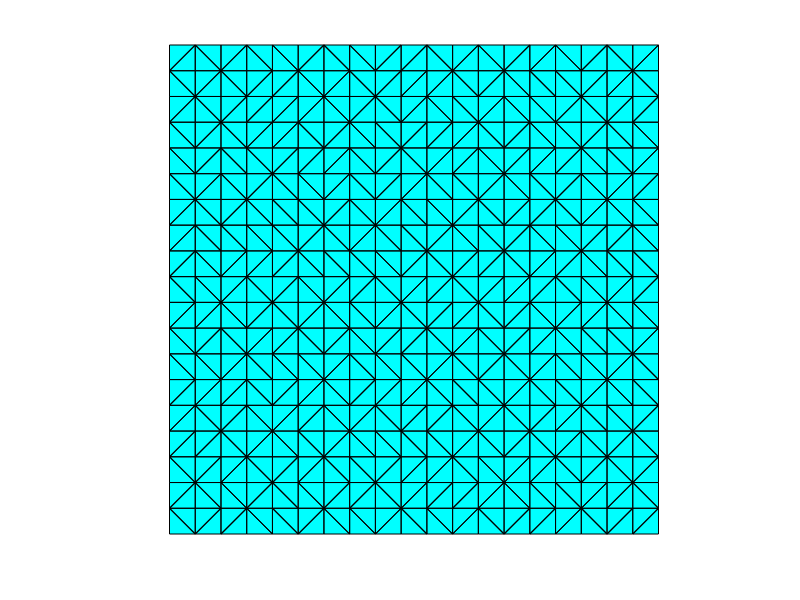
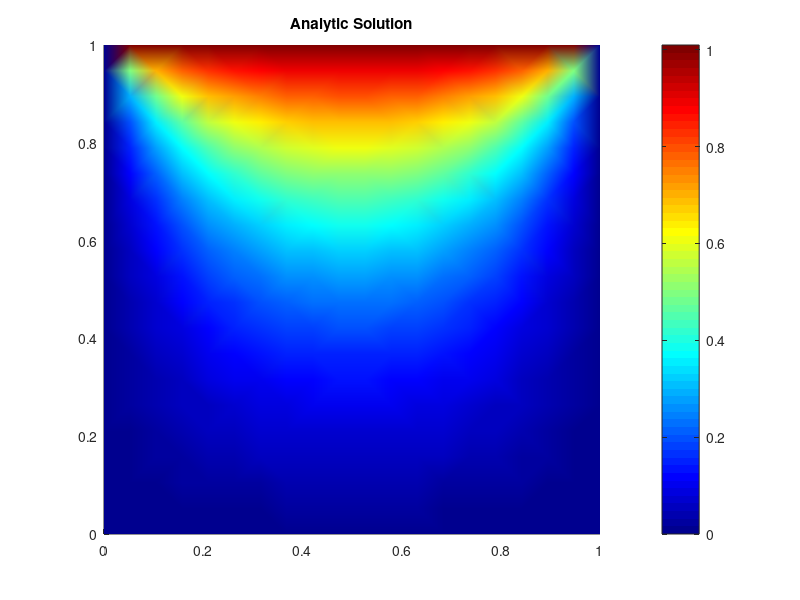
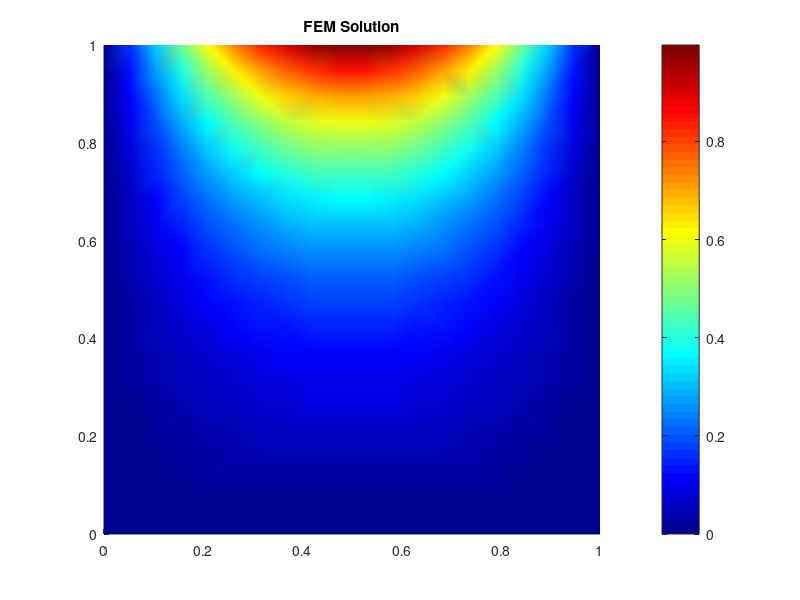

Write MATLAB code to recreate these figures, in order. (Note: this script raises an error after producing the figures.)
clc;
clear;
close all;

V0 = 1;
W = 1;
H = 1;

Nx = 20;
Ny = 20;

dx = W/(Nx-1);
dy = H/(Ny-1);

% allocate memory for mesh nodes & connectivity list
p = zeros(2,Nx*Ny);
cl = zeros(3,2*(Nx-1)*(Ny-1));

index = 0;
for i = 1:Ny
    y = ((i-1)*H)/(Ny-1);
    for j = 1:Nx
        x = ((j-1)*W)/(Nx-1);
        index = index + 1;
        p([1,2],index) = [x,y];
    end
end

% triangulation
cl = delaunay(p')'; 

figure(1)
patch('faces',cl','vertices',p','facecolor','c','edgecolor','k')
axis off equal

% Analytic solution
Vex = zeros(Nx*Ny,1);

for k = 1:100
    Vex = Vex + (sin((2*k-1)*pi*p(1,:)'/W).*sinh((2*k-1)*pi*p(2,:)'/W))...
        ./((2*k-1)*sinh((2*k-1)*pi*H/W));
    % sinh -> inf as k -> 110, stopped infinite summation at k = 100
end
Vex = Vex*4*V0/pi;

figure;
patch('faces',cl','vertices',p','edgecolor','none','facecolor','interp','facevertexcdata',Vex)
colorbar
colormap('jet')
title("Analytic Solution")


% allocate memory for stiffness matrix and load vector
% using sparse matrix
Ne = size(cl,2);
Nn = Nx*Ny;
IndexI = zeros(9,Ne);
IndexJ = zeros(9,Ne);
valK = zeros(9,Ne);
f = zeros(Nn,1);
Ae = dx*dy/2; % area of every element is the same

x13 = p(1,cl(1,:)) - p(1,cl(3,:));
x31 = -x13;
x23 = p(1,cl(2,:)) - p(1,cl(3,:));
x32 = -x23;
x12 = p(1,cl(1,:)) - p(1,cl(2,:));
x21 = -x12;
y12 = p(2,cl(1,:)) - p(2,cl(2,:));
y21 = -y12;
y23 = p(2,cl(2,:)) - p(2,cl(3,:));
y32 = -y23;
y31 = p(2,cl(3,:)) - p(2,cl(1,:));
y13 = -y31;

% M11
IndexI(1,:) = cl(1,:);
IndexJ(1,:) = cl(1,:);
valK(1,:) = (-1./(4*Ae)).*(y23.^2 + x32.^2);

% M21
IndexI(2,:) = cl(2,:);
IndexJ(2,:) = cl(1,:);
valK(2,:) = (-1./(4*Ae)).*(y23.*y31 + x32.*x13);

% M12
IndexI(4,:) = cl(1,:);
IndexJ(4,:) = cl(2,:);
valK(4,:) = valK(2,:);

% M31
IndexI(3,:) = cl(3,:);
IndexJ(3,:) = cl(1,:);
valK(3,:) = (-1./(4*Ae)).*(y23.*y12 + x32.*x21);

% M13
IndexI(7,:) = cl(1,:);
IndexJ(7,:) = cl(3,:);
valK(7,:) = valK(3,:);

% M22
IndexI(5,:) = cl(2,:);
IndexJ(5,:) = cl(2,:);
valK(5,:) = (-1./(4*Ae)).*(y31.^2 + x13.^2);

% M33
IndexI(9,:) = cl(3,:);
IndexJ(9,:) = cl(3,:);
valK(9,:) = (-1./(4*Ae)).*(y12.^2 + x21.^2);

% M32
IndexI(6,:) = cl(3,:);
IndexJ(6,:) = cl(2,:);
valK(6,:) = (-1./(4*Ae)).*(y31.*y12 + x13.*x21);

% M23
IndexI(8,:) = cl(2,:);
IndexJ(8,:) = cl(3,:);
valK(8,:) = valK(6,:);

% stiffness matrix
K = sparse(IndexI,IndexJ,valK);

% imposing Dirichlet boundary conditions
% top points
index = Nx*(Ny-1)+1:Nx*Ny;
K(index,:) = 0;
for i = index
    K(i,i) = 1;
end
f(index) = V0*sin(pi*p(1,index));
% f(index) = V0;

% bottom index
index = abs(p(2,:) - 0) < 1e-6;
index = bitor(index,abs(p(1,:) - 0) < 1e-6);
index = bitor(index,abs(p(1,:) - W) < 1e-6);
tmp = 1:Nn;
index = tmp(index);
K(index,:) = 0;
for i = index
    K(i,i) = 1;
end
f(index) = 0; % should this be there?

% solving system of equations
V = K\f;

figure;
patch('faces',cl','vertices',p','edgecolor','none','facecolor','interp',...
    'facevertexcdata',V,'edgecolor','none')
colorbar
colormap('jet')
title("FEM Solution")

TR = triangulation(cl',p');
tid = pointLocation(TR,0.8,0.8);

figure(1)
hold on
patch('faces',cl(:,tid)','vertices',p','facecolor','r','edgecolor','k')
hold off

xi = linspace(0.1,0.8,1001);
yi = linspace(0.2,0.9,1001);
d = [xi; yi]' - [xi(1) yi(1)];
d = sqrt(d.^2);
vi = Interpolate2D1D(p,cl,V,[xi;yi]');
plot(d,vi)